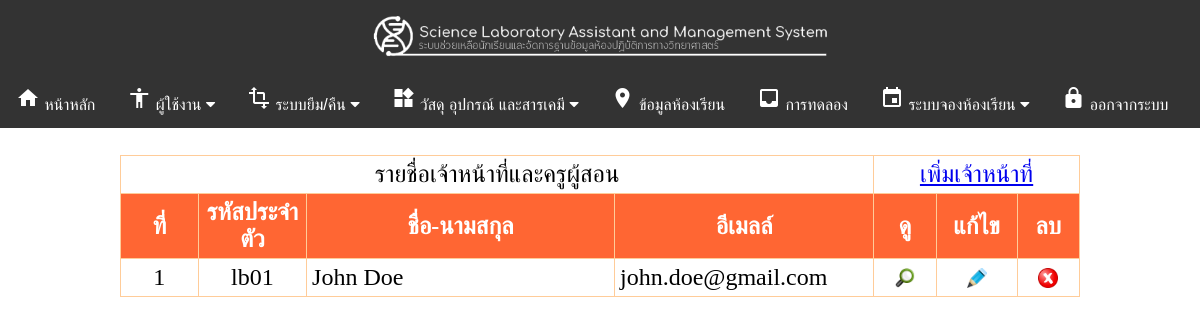
The page /lab/admin/officer.php (signed in) on the database its author committed.
### tables this page shows
CREATE TABLE `labboy` (
  `lb_id` varchar(6) NOT NULL,
  `lb_pass` varchar(20) DEFAULT NULL,
  `lb_name` varchar(50) NOT NULL,
  `lb_mobile` varchar(10) DEFAULT NULL,
  `lb_email` varchar(60) DEFAULT NULL,
  `lb_path` text
);

### lab/admin/officer.php (the view, shortened to what this page needs)
<? include "../conn_db.php";
include "header.php";
?><br>
<table align="center" width="80%" border="0" cellpadding="5" cellspacing="1" class="form_table">
<tr align="center">
	<td colspan="4" align="center">รายชื่อเจ้าหน้าที่และครูผู้สอน</td>
    <td colspan="3" align="center"><a href="add_officer.php?act=add">เพิ่มเจ้าหน้าที่</a></td>
</tr>
<tr>
	<th width="5%">ที่</th>
	<th width="7%">รหัสประจำตัว</th>
	<th width="20%">ชื่อ-นามสกุล
    <th width="7%">อีเมลล์</th>
    <th width="4%">ดู</th>
	<th width="4%">แก้ไข</th>
	<th width="4%">ลบ</th>
</tr>
<? include "../conn_db.php";
$sql="SELECT * FROM labboy ORDER BY lb_id";
$query=mysql_query($sql);
if(mysql_num_rows($query)==0){
?>
<tr align="center">
	<td colspan="10">ไม่มีรายการ</td>
</tr>
<? }else{$i=1;
while($data=mysql_fetch_assoc($query)) {
?>
<tr align="center">
	<td><?=$i++?></td>
	<td><?=$data[lb_id]?></td>
	<td align="left" style="padding-left:5px;"><?=$data[lb_name]?></td>
    <td align="left" style="padding-left:5px;"><?=$data[lb_email]?></td>
    <td><a href="add_officer.php?id=<?=$data[lb_id]?>&act=view"  title="ดูข้อมูลอย่างละเอียด"><img src="../img/16.png" width="20" height="20"/></a></td>
    <td><a href="add_officer.php?act=edit&id=<?=$data[lb_id]?>&to=officer.php" title="แก้ไขข้อมูล"><img src="../img/edit.png" width="20" height="20"/></a></td>
	<td><a href="add_officer.php?act=delete&id=<?=$data[lb_id]?>&to=officer.php" title="ลบข้อมูล" onclick="return confirm('ยืนยันการลบ!')"><img src="../img/cancel.png" width="20" height="20"/></a></td>
</tr>
<?
	}
}
?>
</table>
</body>
</html>

### lab/admin/css/table.css (style rules this page uses)
.form_table { BACKGROUND-COLOR: #FFCC99 }
.form_table TH { BACKGROUND-COLOR: #FF6633; COLOR: #ffffff }
.form_table TD { BACKGROUND-COLOR: #ffffff }

### lab/admin/css/menu.css (style rules this page uses)
body { font-family:Circular; font-size:24px; }

### rows shown on the page
labboy: lb_id "lb01", lb_name "John Doe", lb_email "john.doe@gmail.com"
